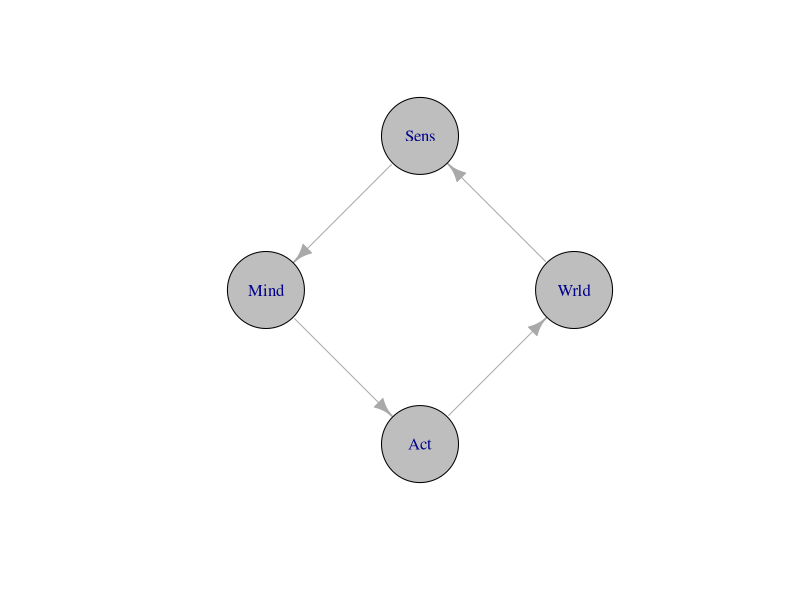
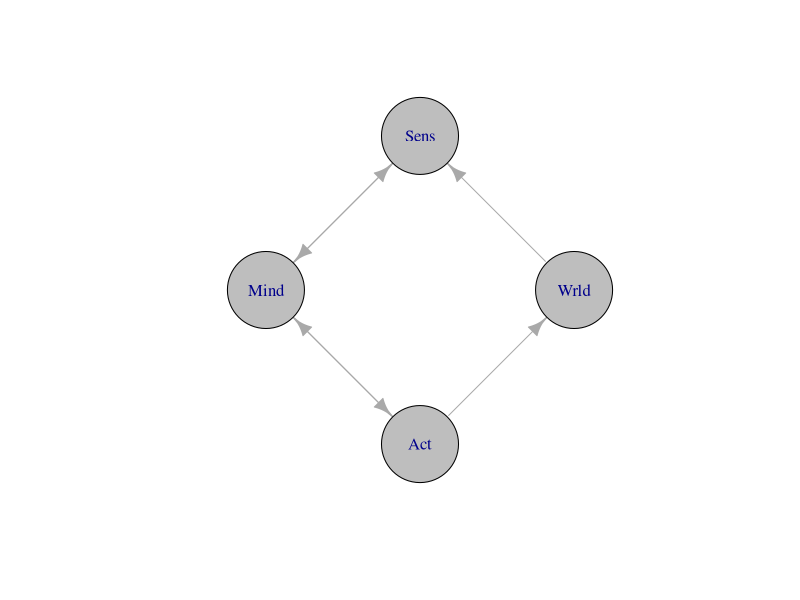

Reproduce these figures in R, in order.
## ---- chunk 1
library(igraph)
el <- rbind(c("Wrld","Sens"), c("Sens","Mind"), c("Mind", "Act"), c("Act", "Wrld"))
g <- graph_from_edgelist(el)
g$layout <- layout_in_circle
plot(g, vertex.size=50, vertex.color="gray")
## ---- chunk 2
el <- rbind(c("Wrld","Sens"), c("Sens","Mind"), c("Mind", "Act"), c("Mind","Sens"), c("Act", "Mind"), c("Act", "Wrld"))
g <- graph_from_edgelist(el)
g$layout <- layout_in_circle
plot(g, vertex.size=50, vertex.color="gray")
